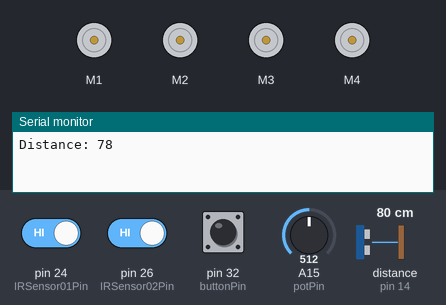
A sketch run on a simulated Arduino Mega 2560, built with avr-gcc and run on an emulated ATmega2560. On the bench: 4 × DC motor (green arrow = forward, orange = backward, longer = faster), the last lines printed to the serial monitor. Wiring (inferred from the names in the program): ultrasonic range finder: trigger pin 15; echo pin 14. The inputs (shaded band) are chosen by the test bench; at power-on: pin 32 (buttonPin) HIGH, pin 24 (IRSensor01Pin) HIGH, distance to the obstacle (sensor on pin 14) 80 cm, A15 (potPin) = 512, pin 26 (IRSensor02Pin) HIGH. The echo pulse lasts 58.3 µs per cm.

Above: at 1.2 s.
1.3 s: pin 32 (buttonPin) pulled LOW for 0.15 s
4.4 s: pin 24 (IRSensor01Pin) driven LOW
At 4.7 s:
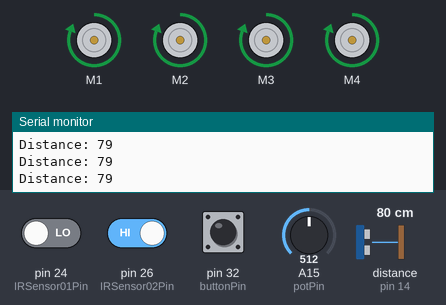
5.9 s: distance to the obstacle (sensor on pin 14) set to 250 cm
8.9 s: A15 (potPin) set to 306
At 9.9 s:
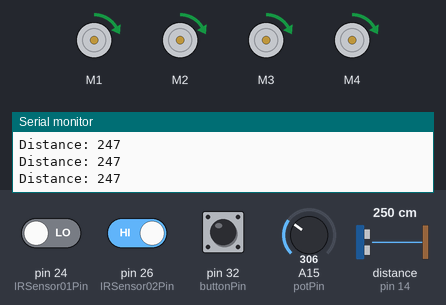
11.9 s: A15 (potPin) set to 511
At 13.3 s:
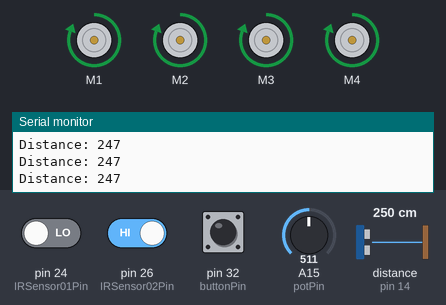
14.9 s: A15 (potPin) set to 245
At 15.5 s:
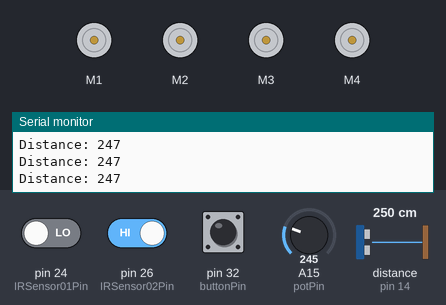
Timing chart, 0 to 17.4 s (numbered marks = the images above; inputs shaded):
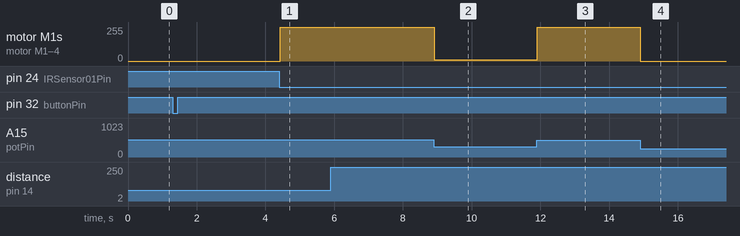

Measured:
- after the input at 4.4 s, motor M1–4: stopped → forward 255/255 at once
- after the input at 8.9 s, motor M1–4: forward 255/255 → forward 11/255 at once
- after the input at 11.9 s, motor M1–4: forward 11/255 → forward 255/255 at once
- after the input at 14.9 s, motor M1–4: forward 255/255 → stopped at once

The sketch:

camp_robot.ino
```cpp
#include <AFMotor.h>

AF_DCMotor motor1(1);
AF_DCMotor motor2(2);
AF_DCMotor motor3(3);
AF_DCMotor motor4(4);

const byte ultrasonic01TrigPin = 15;
const byte ultrasonic01EchoPin = 14;
const byte ultrasonic02TrigPin = 17;
const byte ultrasonic02EchoPin = 16;

const byte buttonPin = 32;

const byte potPin = A15;

const byte IRSensor01Pin = 24;
const byte IRSensor02Pin = 26;

int motorSpeed = 225;
bool lastDistance;
bool isActive = false;
int potReading = 0;
int IRSensorStatus[2];

void setup() {
  Serial.begin(9600);

  setupPinModes();

  int lastDistance = getDistance(ultrasonic01TrigPin, ultrasonic01EchoPin);
}

void setupPinModes() {
  pinMode(ultrasonic01TrigPin, OUTPUT);
  pinMode(ultrasonic01EchoPin, INPUT);
  pinMode(ultrasonic02TrigPin, OUTPUT);
  pinMode(ultrasonic02EchoPin, INPUT);

  pinMode(buttonPin,INPUT_PULLUP);

  pinMode(IRSensor01Pin, INPUT);
  pinMode(IRSensor02Pin, INPUT);
}

void loop() {
  if(digitalRead(buttonPin) != HIGH) {
    isActive = !isActive;
  }

  checkIRSensors();

  setMotorSpeed();

  move(isActive);
}

void move(bool isActive) {
  if (isActive) {
    int distance = 0;
    lastDistance = distance;
    distance = getDistance(ultrasonic01TrigPin, ultrasonic01EchoPin);

    if (IRSensorStatus[0] == 0) {
      if (distance > 10) {
      motor1.run(FORWARD);
      motor2.run(FORWARD);
      motor3.run(FORWARD);
      motor4.run(FORWARD);
    } else if (distance == 0 && lastDistance != 0) {
      motor1.run(RELEASE);
      motor2.run(RELEASE);
      motor3.run(RELEASE);
      motor4.run(RELEASE);
    } else {
      motor1.run(RELEASE);
      motor2.run(RELEASE);
      motor3.run(RELEASE);
      motor4.run(RELEASE);
    }
    }
  }
}

void setMotorSpeedCustom(int motor1Speed, int motor2Speed, int motor3Speed, int motor4Speed) {
  motor1.setSpeed(motor1Speed);
  motor2.setSpeed(motor2Speed);
  motor3.setSpeed(motor3Speed);
  motor4.setSpeed(motor4Speed);
}

int getDistance(int trigPin, int echoPin) {
  long duration;
  int distance;

  digitalWrite(trigPin, LOW);
  digitalWrite(echoPin, LOW);
  delayMicroseconds(2);
  // Sets the ultrasonic01TrigPin on HIGH state for 10 micro seconds
  digitalWrite(trigPin, HIGH);
  delayMicroseconds(10);
  digitalWrite(trigPin, LOW);
  // Reads the ultrasonic01EchoPin, returns the sound wave travel time in microseconds
  duration = pulseIn(echoPin, HIGH);
  // Calculating the distance
  distance = duration * 0.034 / 2;
  // Prints the distance on the Serial Monitor
  Serial.print("Distance: ");
  Serial.println(distance);

  return distance;
}

void setMotorSpeed() {
  potReading = analogRead(potPin);

  int tempMotorSpeed = map(potReading, 300, 430, 0, 255);

  if (tempMotorSpeed > 255) {
    tempMotorSpeed = 255;
  } else if (tempMotorSpeed < 0) {
    tempMotorSpeed = 0;
  }

  motorSpeed = tempMotorSpeed;

  setMotorSpeedCustom(motorSpeed, motorSpeed, motorSpeed, motorSpeed);
}

int checkIRSensors() {
  IRSensorStatus[0] = digitalRead(IRSensor01Pin);
  IRSensorStatus[1] = digitalRead(IRSensor02Pin);
}
```
